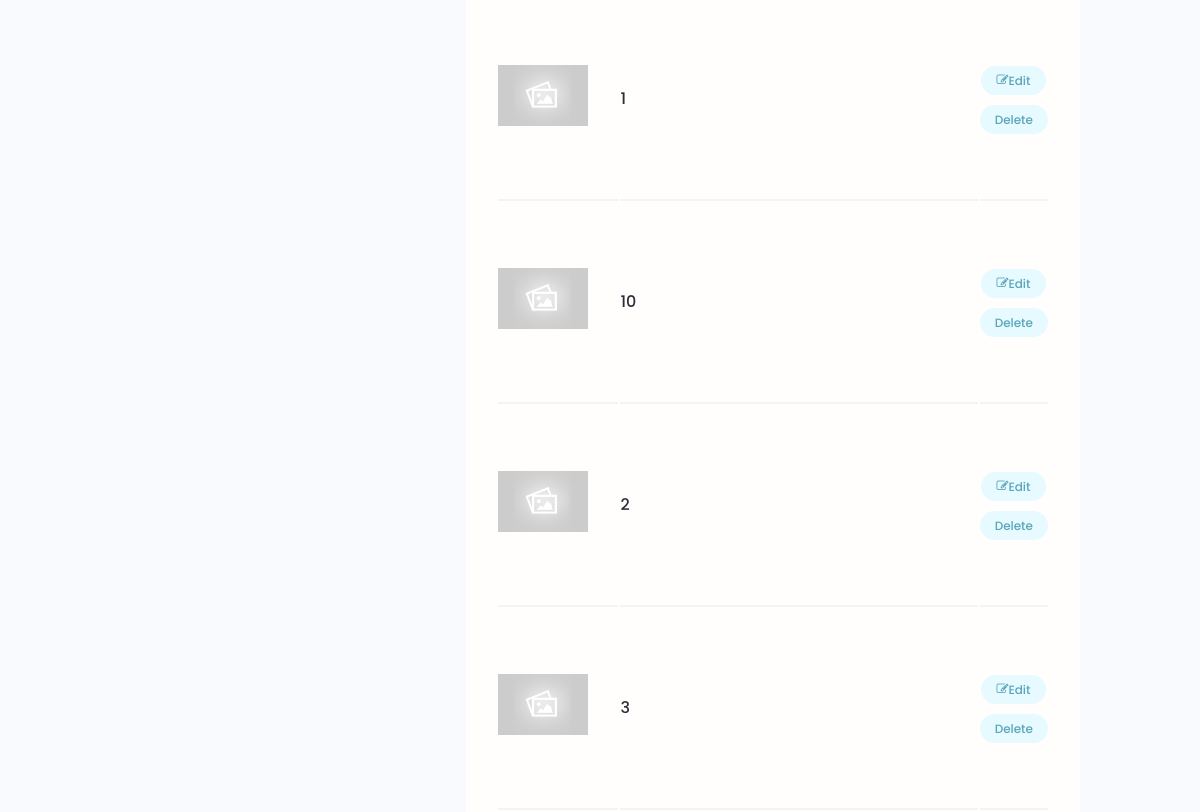
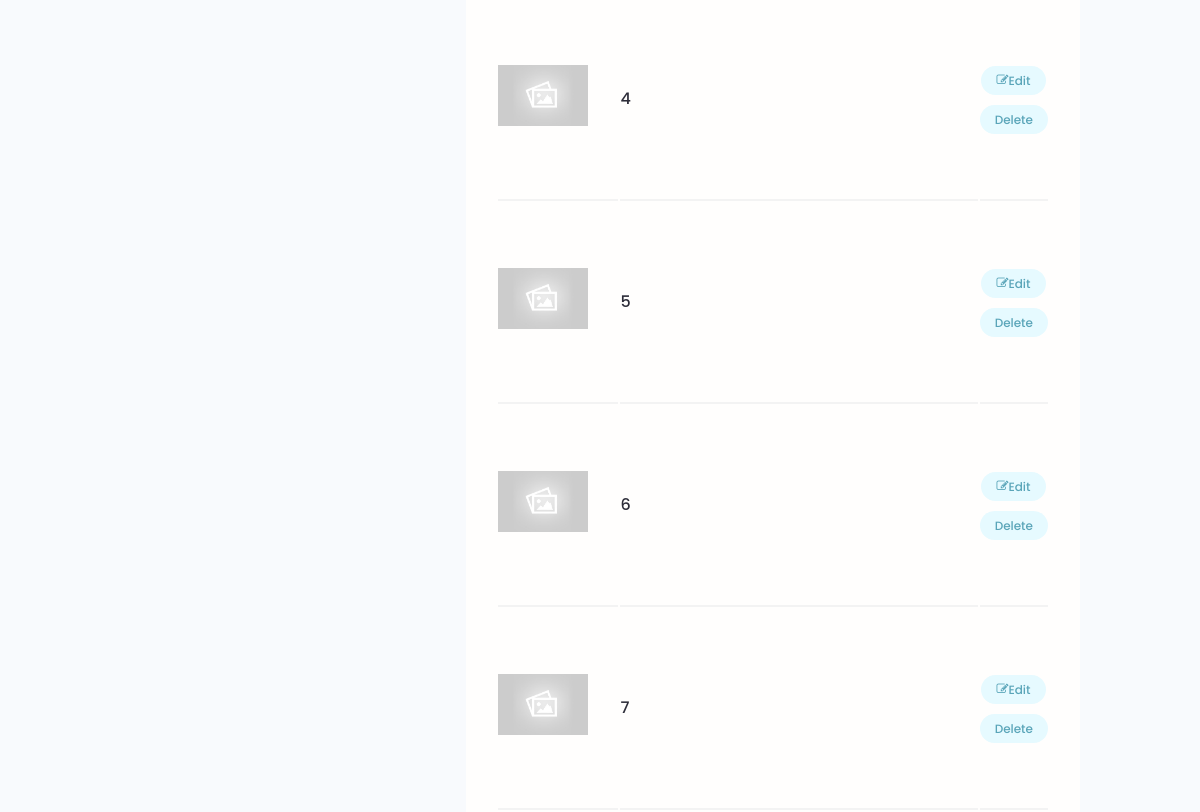
Page /account/ (signed in, middle part) on the earlier database version (2 pictures, top to bottom).
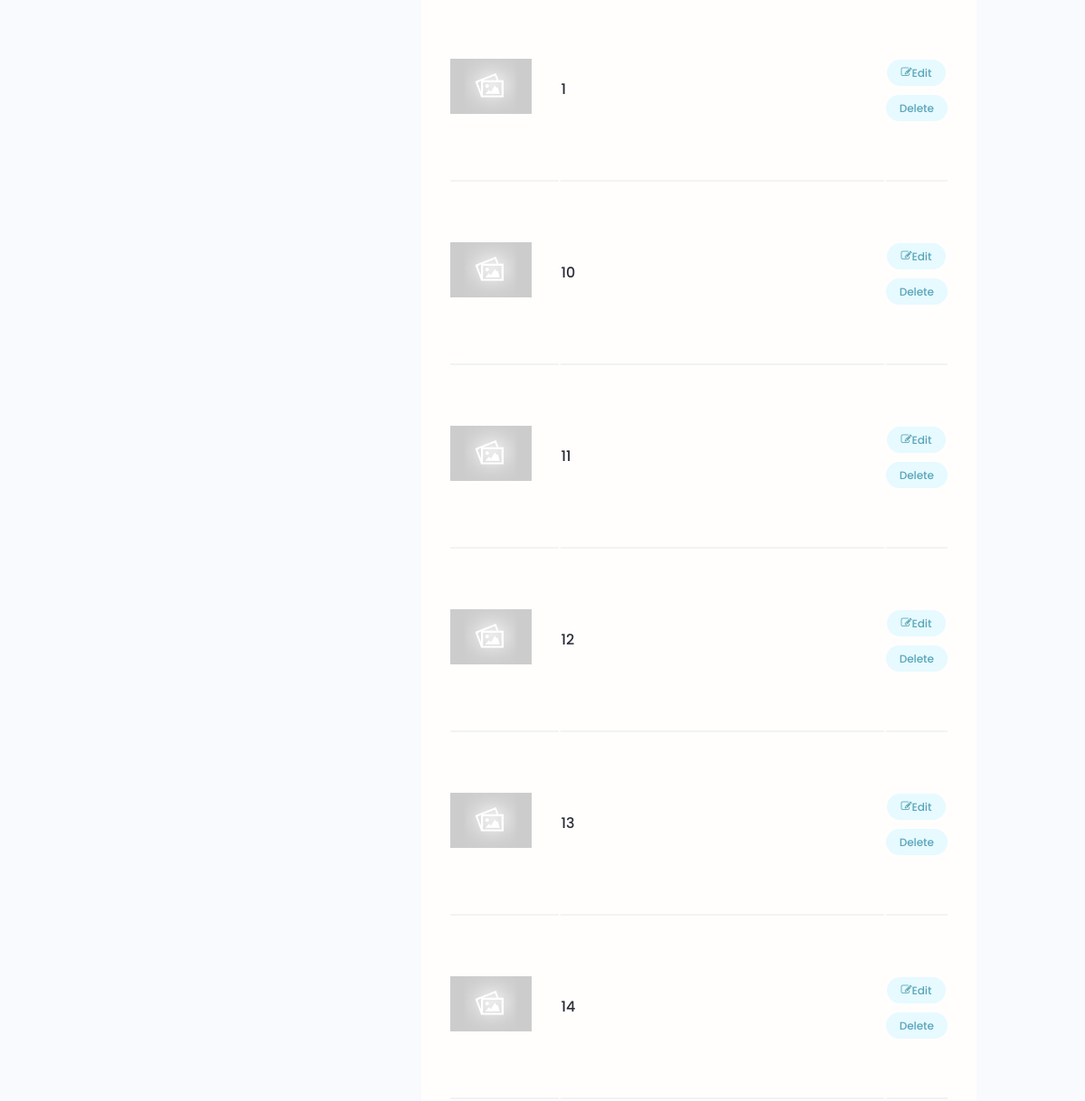
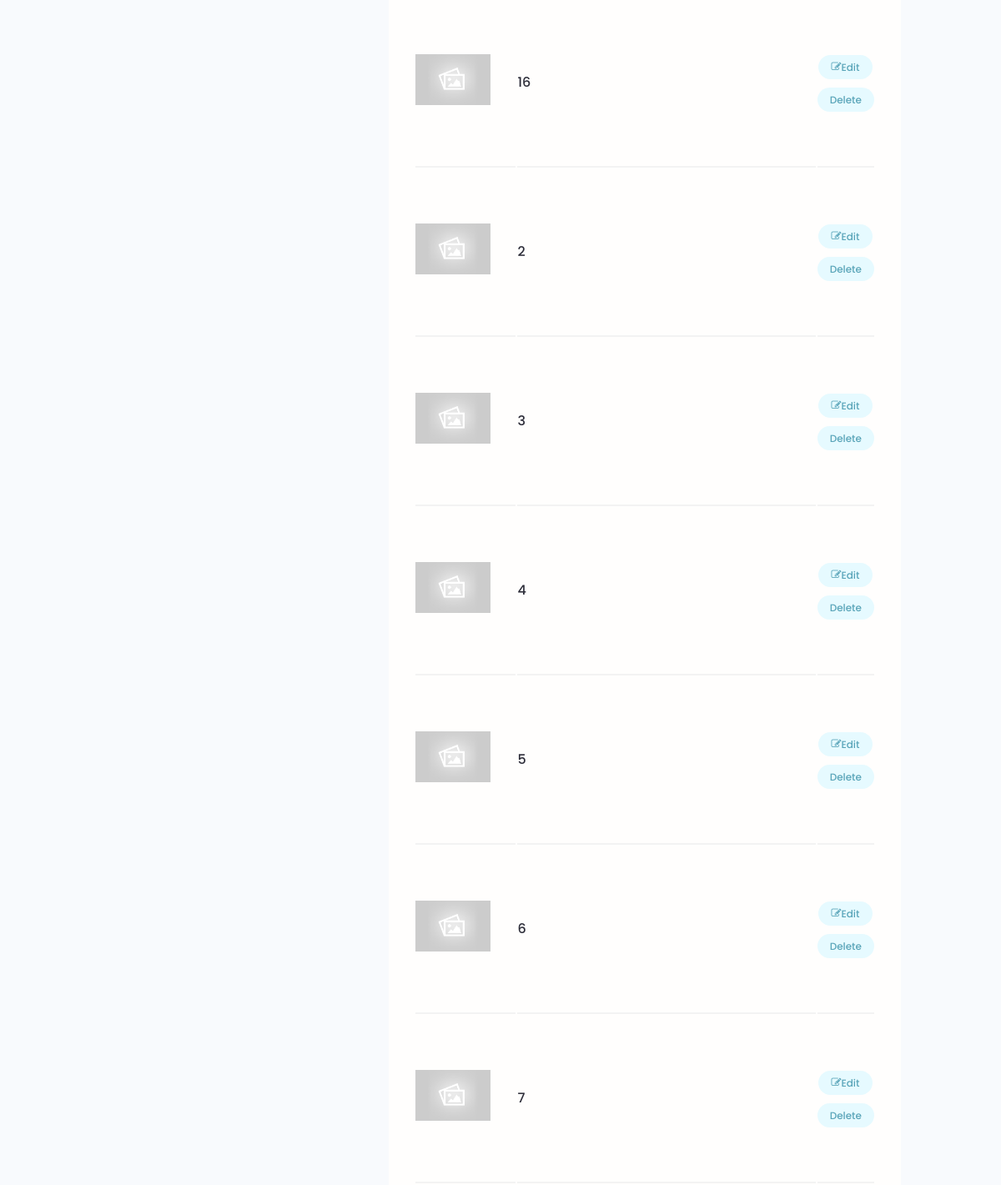
Same page on the later database version (2 pictures, top to bottom).
### projects/models.py (models this page shows, shortened)
class Project(models.Model):
      owner = models.ForeignKey(Profile,null=True,
                           blank=True, on_delete= models.SET_NULL)
      title = models.CharField(max_length=2000)
      description = models.TextField(null=True, blank=True)
      featured_image = models.ImageField( null=True, blank=True , default='default.jpg')
      demo_link = models.CharField(max_length=2000 ,null=True, blank=True)
      source_link = models.CharField(max_length=2000 ,null=True, blank=True)
      tags = models.ManyToManyField('Tag')
      vote_total = models.IntegerField(default=0,null=True,blank=True)
      vote_ratio = models.IntegerField(default=0,null=True,blank=True)
      created = models.DateTimeField(auto_now_add=True)
      id = models.UUIDField(default=uuid.uuid4 , unique=True , primary_key=True , editable=False )
      class Meta :
            ordering = [
                  '-vote_ratio',
                  '-vote_total', # if vote_ration in projects same number, number of review is matter for us
                  'title'
            ]

### users/views.py (the view)
# urls.py: path('account/',views.userAccount, name='account'),
@login_required(login_url ='login')
def userAccount(request):
      profile = request.user.profile
      if request.session :
            print("\n\n re  \t  ", request.session  )
      userprojects = profile.project_set.all()
      context = {
            'profile':profile,
            'projects':userprojects,
      }
      return render(request,'users/account.html',context )

### users/models.py (called while the page is built)
      def __str__(self):
            return str(self.name)

### users/templates/users/account.html (shortened to what this page needs)
{% extends "base.html" %}
{% load static %}
{% block content %}
  <main class="settingsPage profile my-md">
      <div class="container">
        <div class="layout">
          <div class="column column--1of3">
          </div>
          <div class="column column--2of3">
            <table class="settings__table">
                  {%for project in projects%}
                        <tr>
                        <td class="settings__thumbnail">
                              <a href="/project/single/{{project.id}}">
                                    <img src="{{ project.featured_image.url }}" alt="Project Thumbnail" /></a>
                        </td>
                        <td class="settings__tableInfo">
                              <a href="single-project.html">{{project.title}}</a>
                        </td>
                        <td class="settings__tableActions">
                              <a class="tag tag--pill tag--main settings__btn" href="{%url 'update-project' project.id %}">
                                    <i class="fa fa-edit"></i> Edit</a>
                              <a class="tag tag--pill tag--main settings__btn" href="{%url 'delete-project' project.id %}?next=/account">
                              Delete</a>
                        </td>
                        </tr>
                  {% endfor %}
            </table>
          </div>
        </div>
      </div>
    </main>
{% endblock content %}

### templates/base.html (shortened to what this page needs)
<!DOCTYPE html>
{% load static %}
<html lang="en">
<head>
  <link rel="stylesheet" href="https://cdnjs.cloudflare.com/ajax/libs/font-awesome/4.7.0/css/font-awesome.min.css">
  <link rel="stylesheet" href="https://cdn.iconmonstr.com/1.3.0/css/iconmonstr-iconic-font.min.css" />
  <link rel="stylesheet" href="https://cdn.iconmonstr.com/1.3.0/css/iconmonstr-iconic-font.min.css" />
  <link rel="stylesheet" href="{% static  'uikit/styles/uikit.css' %}" />
  <link rel="stylesheet" href="{% static 'styles/app.css' %}" />
</head>
<body>
  {% block content %}
  {% endblock content %}
</body>
</html>

### static/styles/app.css (style rules this page uses)
:root { --color-sub: #2d2d39; }
img { width: 100%; }
.settings__table { margin-top: 3rem; margin-bottom: 5rem; padding: 0 3rem; background: var(--color-white); }
.settings__table tr { width: 100%; }
.settings__table tr > td { padding: 2rem 0; }
.settings__table tr:not(:last-child) td { border-bottom: 2px solid var(--color-white-light); }
.settings__thumbnail { width: 23%; min-width: 10rem; }
.settings__thumbnail img { padding-right: 3rem; height: 15rem; object-fit: contain; }
.settings__tableInfo { width: 100%; }
.settings__tableInfo h4, .settings__tableInfo a { padding-right: 1rem; width: auto; font-size: 1.6rem; font-weight: 500; color: var(--color-sub); }
.settings__tableActions { text-align: right; }

### static/uikit/styles/modules/_variables.css (style rules this page uses)
:root { --color-main: #5aa5b9; --color-main-light: #e6faff; --color-sub: #3f4156; --color-sub-light: #51546e; --color-sub-lighter: #ededfd; --color-text: #737373; --color-gray: #8b8b8b; --color-light: #e5e7eb; --color-light-gray: #767676; --color-bg: #f8fafd; --color-white: #fffefd; --color-white-light: #f3f3f3; --color-success: #359e64; --color-success-bg: #def8e8; --color-error: #fc4b0b; --color-error-bg: #fff2ee; --font-base: 'Poppins', arial, helvetica, 'Segoe UI', roboto, ubuntu, sans-serif; --font-monospace: 'Fira Code', 'Courier New', courier, monospace; --font-regular: 300; --font-medium: 500; --font-bold: 700; --generic-shadow: 1px 1px 5px #00000010; --generic-transition: all 0.3s ease-in-out; }

### static/uikit/styles/modules/_base.css (style rules this page uses)
* { margin: 0; padding: 0; box-sizing: border-box; text-rendering: optimizeLegibility; color: inherit; font-size: inherit; }
html { font-size: 50%; }
@media only screen and (min-width: 480px) { html { font-size: 56.25%; } }
@media only screen and (min-width: 1200px) { html { font-size: 62.5%; } }
body { line-height: 1.6; font-weight: 400; font-size: 1.5rem; color: var(--color-text); background-color: var(--color-bg); min-height: 100vh; }

### static/uikit/styles/modules/_typography.css (style rules this page uses)
* { font-family: var(--font-base); }
a { padding-bottom: 2px; text-decoration: none; display: inline-block; color: var(--color-main); font-weight: var(--font-medium); }

### static/uikit/styles/modules/_utilities.css (style rules this page uses)
.container { width: 92%; max-width: 165rem; margin: 0 auto; box-sizing: border-box; }
@media screen and (min-width: 1000px) { .container { width: 90%; } }
@media screen and (min-width: 1200px) { .container { width: 80%; } }
.my-md { margin: 3rem auto; }

### static/uikit/styles/modules/_tag.css (style rules this page uses)
.tag { display: inline-flex; align-items: center; background-color: var(--color-sub); height: -webkit-fit-content; height: -moz-fit-content; height: fit-content; width: -webkit-fit-content; width: -moz-fit-content; width: fit-content; border-radius: 0.5rem; padding: 0.5rem 1.5rem; font-size: 1.2rem; cursor: pointer; }
.tag:not(:last-child) { margin-right: 0.25rem; margin-bottom: 0.75rem; }
.tag--pill { border-radius: 5rem; }
.tag--main, .tag--main > small { background: var(--color-main-light); color: var(--color-main); font-weight: 500; }

### static/uikit/styles/modules/_layout.css (style rules this page uses)
.layout { display: flex; flex-flow: row wrap; justify-content: space-between; }
.layout > .column { margin-bottom: 3rem; }
.layout > .column.column--1of3 { flex-basis: 30%; }
.layout > .column.column--2of3 { flex-basis: 64%; }

Differences in the rows shown:
added Project: featured_image (placeholder picture), title "11"
added Project: featured_image (placeholder picture), title "12"
added Project: featured_image (placeholder picture), title "13"
added Project: featured_image (placeholder picture), title "14"
added Project: featured_image (placeholder picture), title "16"
